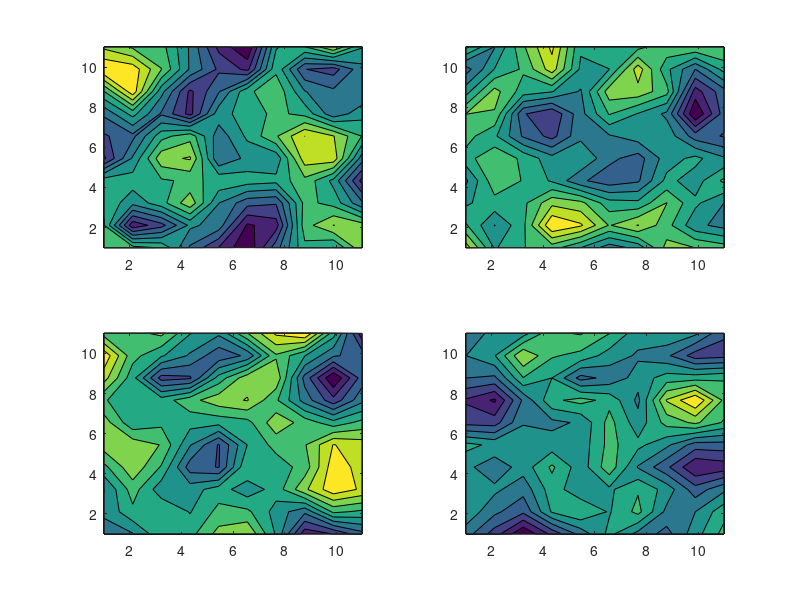

The MATLAB script that drew this image:
% Synthesize 2D isotropic Gaussian random field data
nx = 10;	 % number of points in x and y direction
ny = 10;
s_beg = [1 1];
s_end = [11 11];

sdkern = 0.8;  % width of kernel (isotropic)
var = 2.0;     % standard derivation
N = 500;        % number of samples

% Create sites s in a uniform grid
sx = linspace(s_beg(1), s_end(1), nx)';
sy = linspace(s_beg(1), s_end(1), ny)';
%sx = s_beg(1):(s_end(1)-s_beg(1))/(nx-1):s_end(1);
%sy = s_beg(2):(s_end(2)-s_beg(2))/(ny-1):s_end(2);
[xx,yy] = ndgrid(sx, sy); 
s = [xx(:), yy(:)];
n = size(s,1);	      % equal to nx * ny

Sig = ones(n,n);
for i=1:n-1,
  for j=i+1:n,
    d = s(j,:)' - s(i,:)';
    Sig(i,j) = exp(-0.5*(d'*d)/(sdkern*sdkern)/2);
    Sig(j,i) = Sig(i,j);
  end
end

A = sqrtm(Sig);
Ys = zeros(n,N);
ym = rand(n,1);
for k=1:N
  x = var * randn(n,1);
  y = A*x + ym + 0.5*randn(n,1);
  Ys(:,k) = y;
end

figure
subplot(2,2,1);
contourf(xx,yy,reshape(Ys(:,1),nx,ny));
subplot(2,2,2);
contourf(xx,yy,reshape(Ys(:,2),nx,ny));
subplot(2,2,3);
contourf(xx,yy,reshape(Ys(:,3),nx,ny));
subplot(2,2,4);
contourf(xx,yy,reshape(Ys(:,4),nx,ny));

